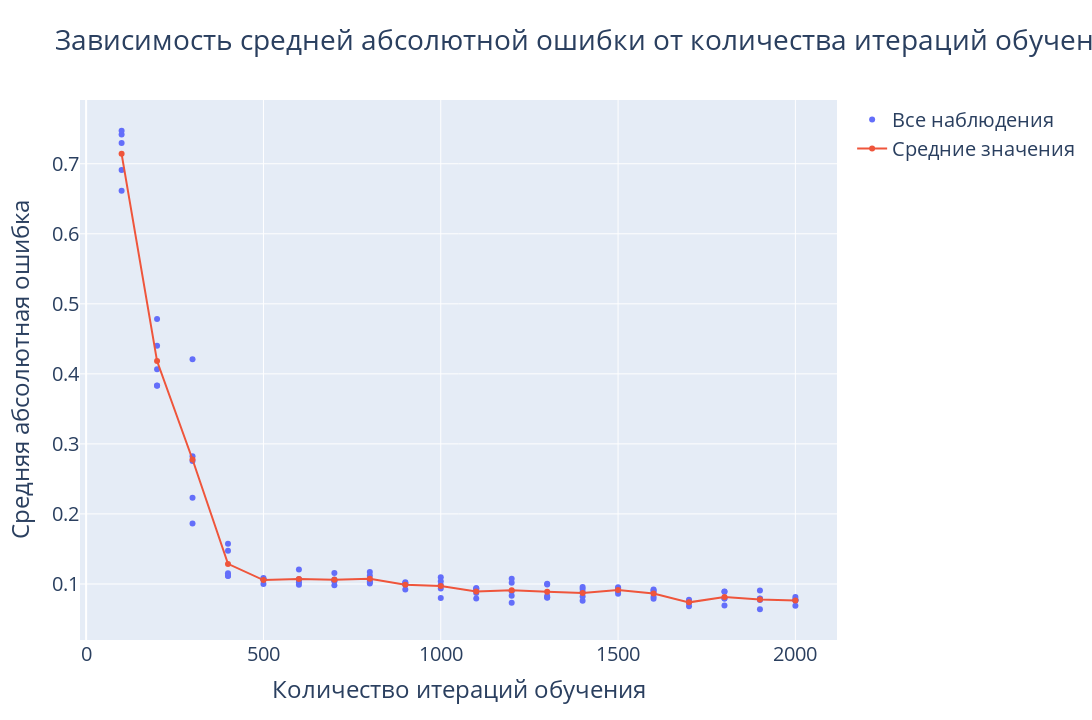

Here is the notebook cell this chart was saved with:
### Code cell
# Plotting results for training epochs amount
fig = go.Figure()
fig.add_trace(
    go.Scatter(x=all_epochs, y=all_mapes,
               name='Все наблюдения', mode='markers')
)
fig.add_trace(
    go.Scatter(x=epochs, y=mapes_mean,
               name='Средние значения', mode='lines+markers')
)
fig.update_layout(
    title='Зависимость средней абсолютной ошибки от количества итераций обучения',
    font=dict(size=20),
    xaxis=dict(title='Количество итераций обучения'),
    yaxis=dict(title='Средняя абсолютная ошибка'),
    width=1280,
    height=720
)
fig.show()
